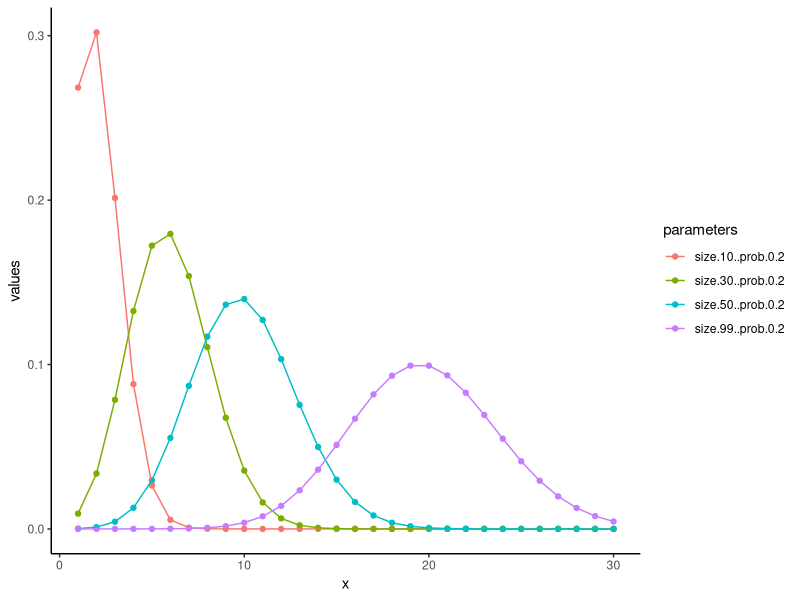
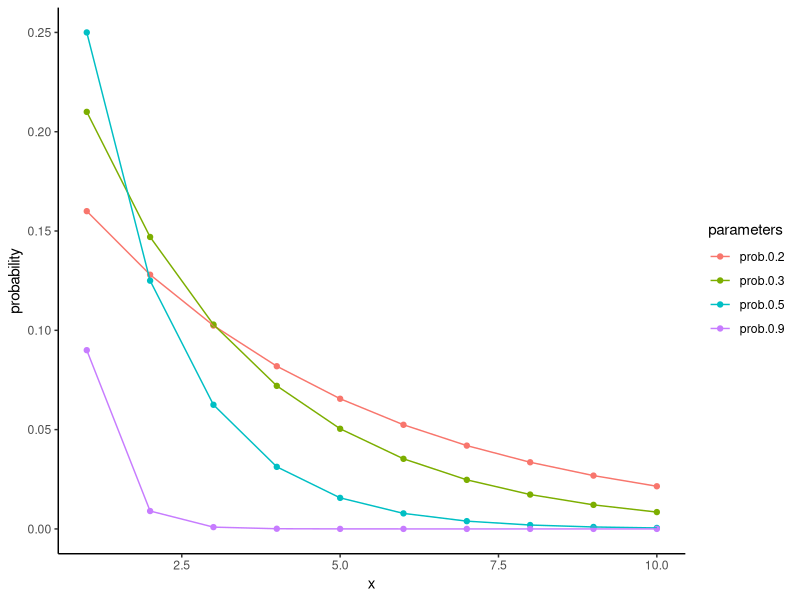
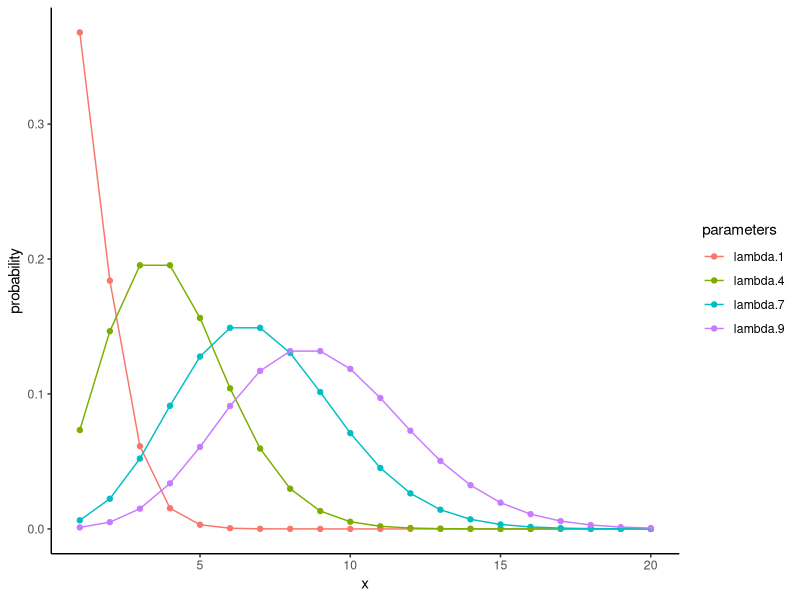
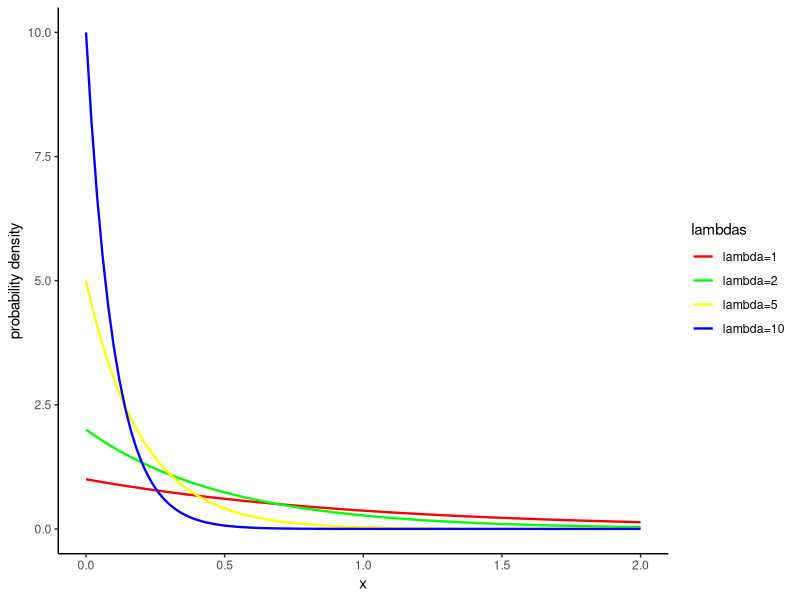
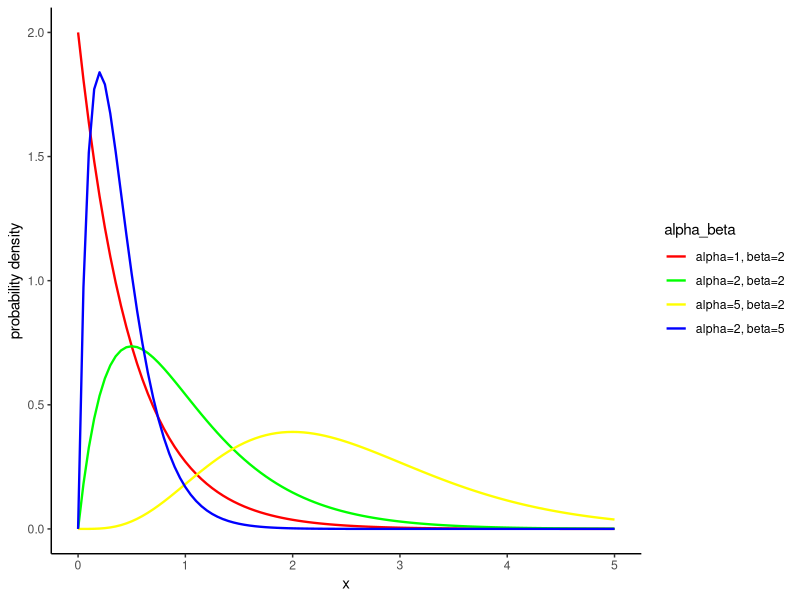
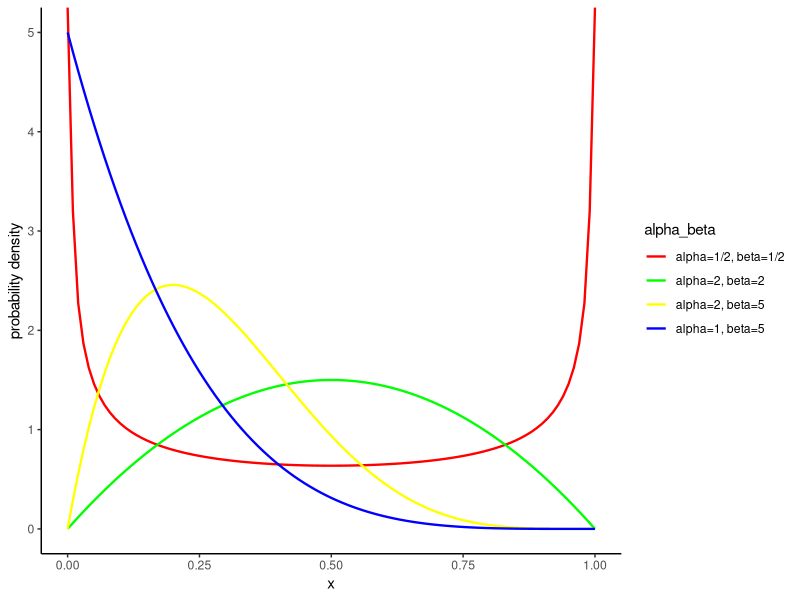
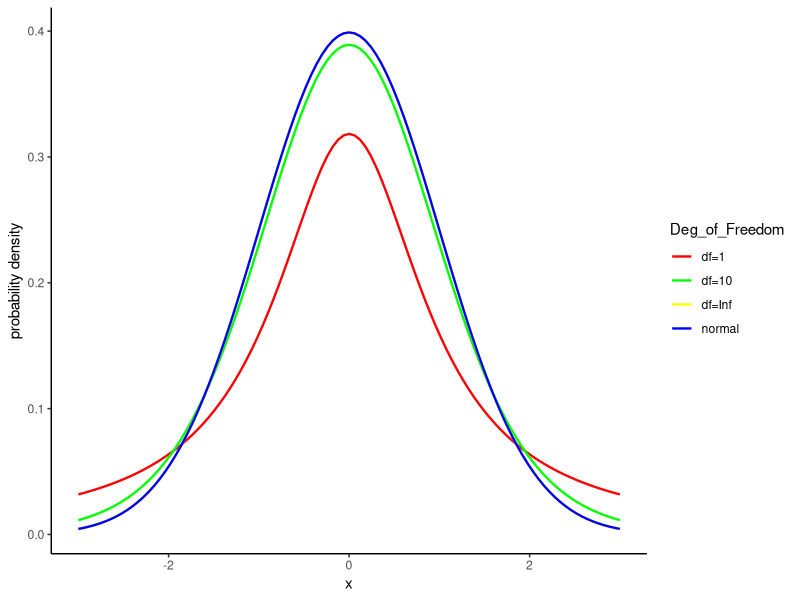

These figures' R source, in order:
## ---- chunk 1
library(ggplot2)
library(tidyr)
## ---- chunk 2

binom10 = function(x){dbinom(x, size=10, prob=.2)}
binom30 = function(x){dbinom(x, size=30, prob=.2)}
binom50 = function(x){dbinom(x, size=50, prob=.2)}
binom99 = function(x){dbinom(x, size=99, prob=.2)}

x = 1:30
X = data.frame(x=x,
               "size:10, prob:0.2"=binom10(x),
               "size:30, prob:0.2"=binom30(x),
               "size:50, prob:0.2"=binom50(x),
               "size:99, prob:0.2"=binom99(x))

X = gather(X, parameters, values, 2:5)

ggplot(X, aes(x = x, y = values, color = parameters, group = parameters)) + 
  geom_point() + geom_line() + theme_classic()
## ---- chunk 3
geo2 = function(x){dgeom(x, prob=.2)}
geo3 = function(x){dgeom(x, prob=.3)}
geo5 = function(x){dgeom(x, prob=.5)}
geo9 = function(x){dgeom(x, prob=.9)}

x = 1:10
X = data.frame(x=x,
               "prob:0.2"=geo2(x),
               "prob:0.3"=geo3(x),
               "prob:0.5"=geo5(x),
               "prob:0.9"=geo9(x))

X = gather(X, parameters, values, 2:5)

ggplot(X, aes(x = x, y = values, color = parameters, group = parameters)) + 
  geom_point() + geom_line() + labs(y="probability") + theme_classic()
## ---- chunk 4
pois1 = function(x){dpois(x, lambda=1)}
pois4 = function(x){dpois(x, lambda=4)}
pois7 = function(x){dpois(x, lambda=7)}
pois9 = function(x){dpois(x, lambda=9)}

x = 1:20
X = data.frame(x=x,
               "lambda:1"=pois1(x),
               "lambda:4"=pois4(x),
               "lambda:7"=pois7(x),
               "lambda:9"=pois9(x))

X = gather(X, parameters, values, 2:5)

ggplot(X, aes(x = x, y = values, color = parameters, group = parameters)) + 
  geom_point() + geom_line() + labs(y="probability") + theme_classic()
## ---- chunk 5
exp1 = function(x){dexp(x, rate=1)}
exp2 = function(x){dexp(x, rate=2)}
exp5 = function(x){dexp(x, rate=5)}
exp10 = function(x){dexp(x, rate=10)}

ggplot(NULL, aes(x=x, colour = lambdas)) +
  stat_function(data = data.frame(x = 0:2, lambdas = factor(1)), fun = exp1, size=.8) +
  stat_function(data = data.frame(x = 0:2, lambdas = factor(2)), fun = exp2, size=.8) +
  stat_function(data = data.frame(x = 0:2, lambdas = factor(3)), fun = exp5, size=.8) +
  stat_function(data = data.frame(x = 0:2, lambdas = factor(4)), fun = exp10, size=.8) +
  scale_colour_manual(values = c("red", "green", "yellow", "blue"), 
                      labels = c("lambda=1", "lambda=2", "lambda=5", "lambda=10")) +
  labs(y="probability density") +
  theme_classic()
## ---- chunk 6

gamma12 = function(x){dgamma(x, shape=1,rate=2)}
gamma22 = function(x){dgamma(x, shape=2,rate=2)}
gamma52 = function(x){dgamma(x, shape=5,rate=2)}
gamma25 = function(x){dgamma(x, shape=2,rate=5)}

ggplot(NULL, aes(x=x, colour = alpha_beta)) +
  stat_function(data = data.frame(x = 0:5, alpha_beta = factor(1)), fun = gamma12, size=.8) +
  stat_function(data = data.frame(x = 0:5, alpha_beta = factor(2)), fun = gamma22, size=.8) +
  stat_function(data = data.frame(x = 0:5, alpha_beta = factor(3)), fun = gamma52, size=.8) +
  stat_function(data = data.frame(x = 0:5, alpha_beta = factor(4)), fun = gamma25, size=.8) +
  scale_colour_manual(values = c("red", "green", "yellow", "blue"), 
                      labels = c("alpha=1, beta=2", "alpha=2, beta=2",
                                 "alpha=5, beta=2", "alpha=2, beta=5")) +
  labs(y="probability density") +
  theme_classic()
## ---- chunk 7
beta.5.5 = function(x){dbeta(x, shape1=.5,shape2=.5)}
beta22 = function(x){dbeta(x, shape1=2,shape2=2)}
beta25 = function(x){dbeta(x, shape1=2,shape2=5)}
beta15 = function(x){dbeta(x, shape1=1,shape2=5)}

ggplot(NULL, aes(x=x, colour = alpha_beta)) +
  stat_function(data = data.frame(x = 0:1, alpha_beta = factor(1)), fun = beta.5.5, size=.8) +
  stat_function(data = data.frame(x = 0:1, alpha_beta = factor(2)), fun = beta22, size=.8) +
  stat_function(data = data.frame(x = 0:1, alpha_beta = factor(3)), fun = beta25, size=.8) +
  stat_function(data = data.frame(x = 0:1, alpha_beta = factor(4)), fun = beta15, size=.8) +
  scale_colour_manual(values = c("red", "green", "yellow", "blue"), 
                      labels = c("alpha=1/2, beta=1/2", "alpha=2, beta=2",
                                 "alpha=2, beta=5", "alpha=1, beta=5")) +
  labs(y="probability density") +
  theme_classic()
## ---- chunk 8
t1 = function(x){dt(x, df=1)}
t10 = function(x){dt(x, df=10)}
t1e5 = function(x){dt(x, df=1e5)}
norm1 = function(x){dnorm(x)}

ggplot(NULL, aes(x=x, colour = Deg_of_Freedom)) +
  stat_function(data = data.frame(x = -3:3, Deg_of_Freedom = factor(1)), fun = t1, size=.8) +
  stat_function(data = data.frame(x = -3:3, Deg_of_Freedom = factor(2)), fun = t10, size=.8) +
  stat_function(data = data.frame(x = -3:3, Deg_of_Freedom = factor(3)), fun = t1e5, size=.8) +
  stat_function(data = data.frame(x = -3:3, Deg_of_Freedom = factor(4)), fun = norm1, size=.8) +
  scale_colour_manual(values = c("red", "green", "yellow", "blue"), 
                      labels = c("df=1", "df=10", "df=Inf", "normal")) +
  labs(y="probability density") +
  theme_classic()
## ---- chunk 9
sum(c(0, 1, 2, 3) * c(.5, .2, .2, .1))
## ---- chunk 10
1 - 1 * 0.2^3 ## Analytic

X = rbinom(1e5, size=3, prob=.2)
sum(X <= 2) / length(X) ## Monte Carlo
